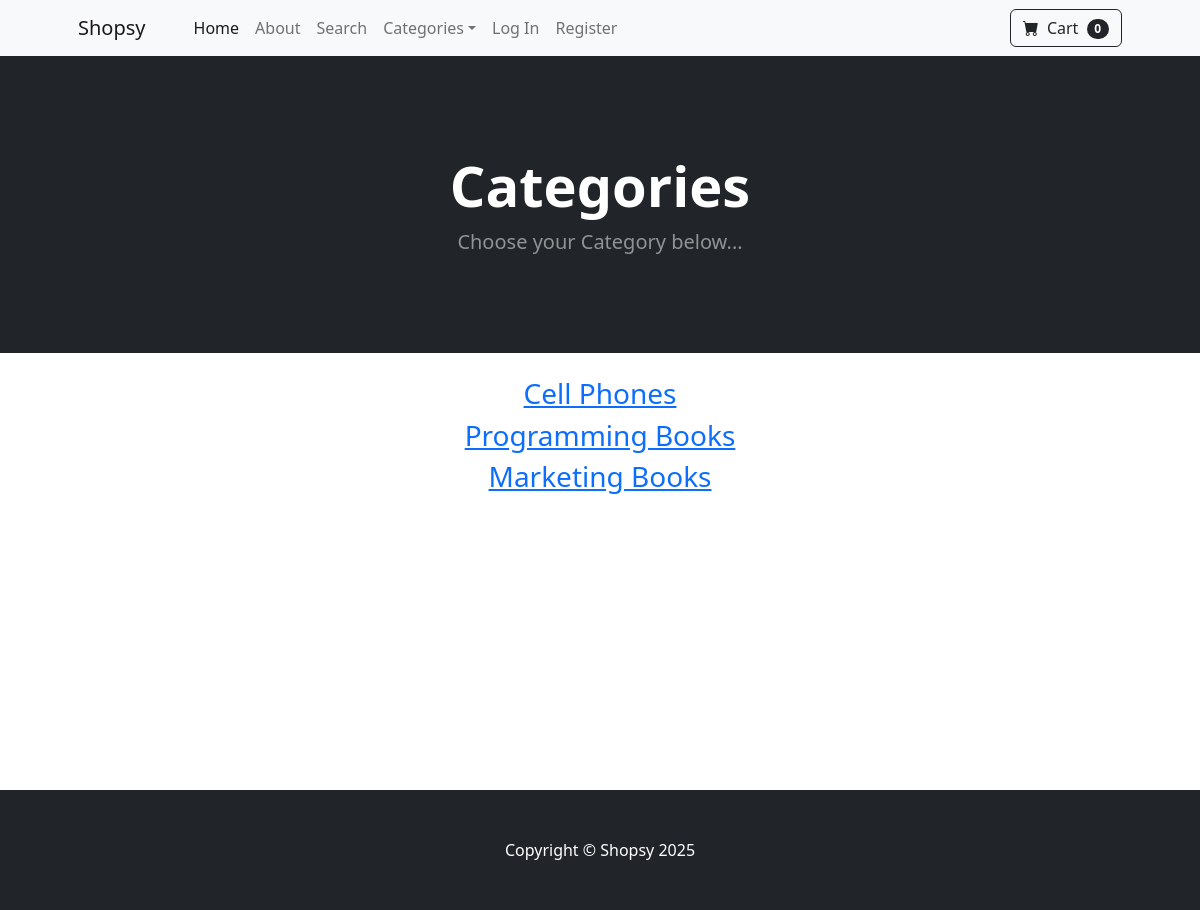
The app's page /category_summary/ with its own data.
### store/models.py (models this page shows)
class Category(models.Model):
  name = models.CharField(max_length=50)
  def __str__(self):
    return self.name
  class Meta:
    verbose_name_plural = 'categories'

### store/views.py (the view)
# urls.py: path('category_summary/', views.category_summary, name="category_summary"),
def category_summary(request):
  categories = Category.objects.all()
  return render(request, 'category_summary.html', {'categories':categories})

### cart/cart.py (called while the page is built)
  def __len__(self):
    return len(self.cart)

### cart/context_processors.py (called while the page is built)
def cart(request):
  return {'cart':Cart(request)}

### store/templates/category_summary.html
{% extends "base.html" %} {% block content %}
<header class="bg-dark py-5">
  <div class="container px-4 px-lg-5 my-5">
    <div class="text-center text-white">
      <h1 class="display-4 fw-bolder">Categories</h1>
      <p class="lead fw-normal text-white-50 mb-0">
        Choose your Category below...
      </p>
    </div>
  </div>
</header>
<br />
<div class="container">
  <div class="row">
    <center>
      <div class="col-8">
        {% for category in categories %}
        <h3>
          <a href="{% url "category" category %}"> {{category}} </a>
        </h3>
        {% endfor %}
      </div>
    </center>
  </div>
</div>
<br /><br /><br /><br /><br /><br /><br /><br /><br /><br /><br /><br />
{% endblock %}

### records on screen
Category: name "Cell Phones"
Category: name "Programming Books"
Category: name "Marketing Books"

### other values on screen
{{ cart|length }} "0"
